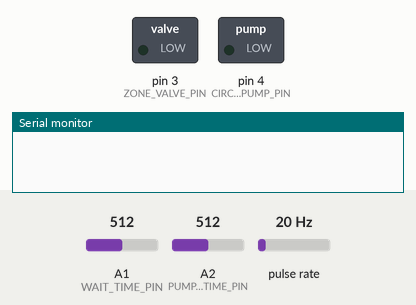
Simulated run of this sketch. Board: Arduino Uno, built with avr-gcc and run on an emulated ATmega328P. On the bench: switched loads named in the sketch (green lamp = pin HIGH), the last lines printed to the serial monitor. Wiring (inferred from the names in the program): pulse sensor: data pin 2. The inputs (shaded band) are chosen by the test bench; at power-on: A1 (WAIT_TIME_PIN) = 512, A2 (PUMP_RUNTIME_PIN) = 512, pulse rate 20 Hz.

Above: at 0.1 s.
At 1.1 s:
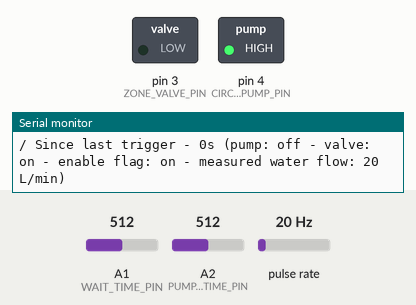
Timing chart, 0 to 12.5 s (numbered marks = the images above):
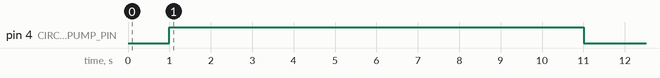

Measured:
- by itself, pin 4 (CIRCULATION_PUMP_PIN): LOW → HIGH at 1.0 s, → LOW 10.0 s later

The sketch:

hot_water_circulation.ino
```cpp
// (licence header left out)
#include <pt.h>

#define FLOW_SENSOR_PIN 2         // flow switch input - DIGITAL
#define WAIT_TIME_PIN 1           // potentiometer input - ANALOGUE
#define PUMP_RUNTIME_PIN 2        // potentiometer input - ANALOGUE

#define ZONE_VALVE_PIN 3          // zone valve output - DIGITAL
#define CIRCULATION_PUMP_PIN 4    // circulation pump output - DIGITAL

#define MILLISEC_1000 1000
#define MILLISEC_100 100
#define MILLISEC_60000 60000.0
#define MILLISEC_300000 300000.0
#define MILLISEC_600000 600000.0

#define ZONE_VALVE_DELAY 10000.0

#define STATE_ON 0                        // state on value
#define STATE_OFF 1                       // state off value
#define ANALOGUE_MAX_VALUE 1023.0         // maximum potentiometer value
#define MINIMAL_CIRCULATION_TIME 5000     // seconds while circulation is on
#define MINIMAL_FLOW_TRIGGER 5            // measured L/min to trigger circulation

unsigned long circulationTime;   // seconds while compressor is on or off
unsigned long waitTime;   // seconds while compressor is on or off
unsigned long waterFlowMeterSignalCounter = 0;

volatile int waterFlowTrigger;
int enableFlag = 1;

static struct pt ptReadAnalogueValue;
static struct pt ptDoCirculationOnOff;

/* This function reads analogut value from potentiometer */
static int readAnalogueValue(struct pt *pt) {
  static unsigned long timestamp = 0;
  static unsigned long localCirculationTime;
  static unsigned long localWaitTime;

  PT_BEGIN(pt);

  while(1) {
    PT_WAIT_UNTIL(pt, millis() - timestamp > MILLISEC_100);
    timestamp = millis(); // take a new timestamp
    localCirculationTime = calculateCirculationTime();
    localWaitTime = calculateWaitTime();

    if (localCirculationTime != circulationTime || localWaitTime != waitTime) {
      circulationTime = localCirculationTime;
      waitTime = localWaitTime;
      Serial.println("Circulation time: " + String(circulationTime / MILLISEC_1000) + "s, wait time: " + String(waitTime / MILLISEC_1000) + "s");
    }
  }

  PT_END(pt);
}

/* This function does circulation on-off */
static int doCirculationOnOff(struct pt *pt) {
  static unsigned long timestampForSleep = 0;
  static unsigned long timestampForOnOff = 0;
  static int circulationPumpState = STATE_OFF;
  static int zoneValveState = STATE_OFF;
  static int justEnabled = 0;
  static String spinningString = "|";
  static String timeString = "";

  PT_BEGIN(pt);

  while(1) {
    PT_WAIT_UNTIL(pt, millis() - timestampForSleep > MILLISEC_1000);
    timestampForSleep = millis(); // take a new timestamp for sleep

    waterFlowTrigger = waterFlowMeterSignalCounter > MINIMAL_FLOW_TRIGGER;

    if (enableFlag == 1) {
      if (waterFlowTrigger) {
        Serial.println("waterflow triggered");
        zoneValveState = STATE_ON;
        timestampForOnOff = millis(); // take a new timestamp for on/off
        enableFlag = 0;
        justEnabled = 1;
      }
    }

    //circulation is delayed to let the valve open
    if (justEnabled && millis() - timestampForOnOff >= ZONE_VALVE_DELAY) {
      circulationPumpState = STATE_ON;
      justEnabled = 0;
    }

    if (millis() - timestampForOnOff >= circulationTime + ZONE_VALVE_DELAY) {
      circulationPumpState = STATE_OFF;
      zoneValveState = STATE_OFF;
    }

    if (millis() - timestampForOnOff >= waitTime + ZONE_VALVE_DELAY) {
      enableFlag = 1;
      timestampForOnOff = 0;
    }

    setCirculationPump(circulationPumpState);
    setZoneValve(zoneValveState);

    if (enableFlag == 0) {
      timeString = "Since last trigger - " + String((millis() - timestampForOnOff) / MILLISEC_1000) + "s";
    } else {
      timeString = "";
    }

    spinningString = getSpinningString(spinningString);

    Serial.println(spinningString + " " + timeString + " (pump: " + getStateString(circulationPumpState) +
        " - valve: " + getStateString(zoneValveState) + " - enable flag: " + getStateString(enableFlag != 0) +
        " - measured water flow: " + String(waterFlowMeterSignalCounter) + " L/min)");

    waterFlowMeterSignalCounter = 0;
  }

  PT_END(pt);
}

void setup() {
  Serial.begin(9600);

  waterFlowTrigger = 0;

  attachInterrupt(digitalPinToInterrupt(FLOW_SENSOR_PIN), falling, FALLING);

  pinMode(CIRCULATION_PUMP_PIN, OUTPUT);
  pinMode(ZONE_VALVE_PIN, OUTPUT);
  pinMode(FLOW_SENSOR_PIN, INPUT_PULLUP);

  PT_INIT(&ptReadAnalogueValue);
  PT_INIT(&ptDoCirculationOnOff);
}

void loop() {
  readAnalogueValue(&ptReadAnalogueValue);
  doCirculationOnOff(&ptDoCirculationOnOff);
}

unsigned long calculateCirculationTime() {
  int analogueValue = ANALOGUE_MAX_VALUE - analogRead(PUMP_RUNTIME_PIN);

  unsigned long result = MILLISEC_60000 + MILLISEC_300000 * (1 - (float)analogueValue / ANALOGUE_MAX_VALUE);

  return result;
}

unsigned long calculateWaitTime() {
  int analogueValue = ANALOGUE_MAX_VALUE - analogRead(WAIT_TIME_PIN);

  unsigned long result = MILLISEC_300000 + MILLISEC_600000 * (1 - (float)analogueValue / ANALOGUE_MAX_VALUE);

  return result;
}

void setCirculationPump(int state) {
  digitalWrite(CIRCULATION_PUMP_PIN, state);
}

void setZoneValve(int state) {
  digitalWrite(ZONE_VALVE_PIN, state);
}

String getStateString(int state) {
  return String(state == STATE_ON ? "on" : "off");
}

String getSpinningString(String previousString) {
  if (previousString == "/")
    return "-";
  if (previousString == "-")
    return "\\";
  if (previousString == "\\")
    return "|";
  if (previousString == "|")
    return "/";
}

void falling()
{
  attachInterrupt(digitalPinToInterrupt(FLOW_SENSOR_PIN), rising, RISING);
}

void rising()
{
  attachInterrupt(digitalPinToInterrupt(FLOW_SENSOR_PIN), falling, FALLING);
  waterFlowMeterSignalCounter++;
}
```
